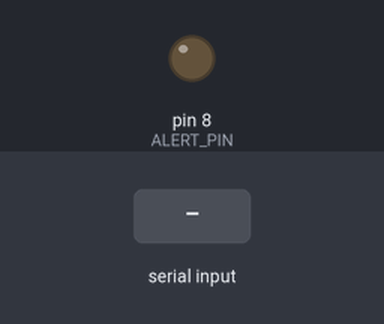
Simulated run of this sketch. Board: Arduino Uno, built with avr-gcc and run on an emulated ATmega328P. On the bench: output pins drawn as LEDs (lit = HIGH). The inputs (shaded band) are chosen by the test bench.

Above: at 1.2 s.
1.3 s: "1" received over Serial
At 2.5 s:
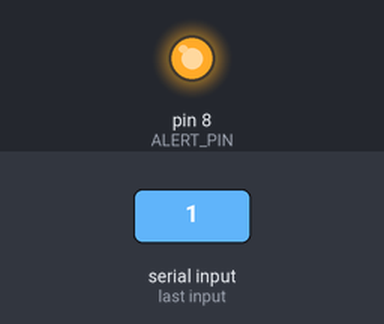
2.8 s: "0" received over Serial
At 3.8 s:
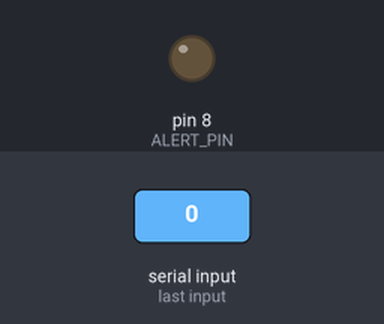
Timing chart, 0 to 5.8 s (numbered marks = the images above; inputs shaded):
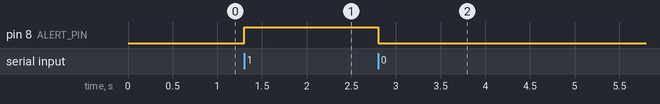

Measured:
- after the input at 1.3 s, pin 8 (ALERT_PIN): LOW → HIGH at once
- after the input at 2.8 s, pin 8 (ALERT_PIN): HIGH → LOW at once

The sketch:

alert.ino
```cpp
// Receives '1' (drowsy -> alert ON) or '0' (alert OFF) over serial at 9600 baud.
// Connect an LED, buzzer, or relay driver to ALERT_PIN (prototype output only).
const int ALERT_PIN = 8;

void setup() {
  pinMode(ALERT_PIN, OUTPUT);
  digitalWrite(ALERT_PIN, LOW);
  Serial.begin(9600);
}

void loop() {
  if (Serial.available() > 0) {
    char c = Serial.read();
    if (c == '1') digitalWrite(ALERT_PIN, HIGH);
    else if (c == '0') digitalWrite(ALERT_PIN, LOW);
  }
}
```
